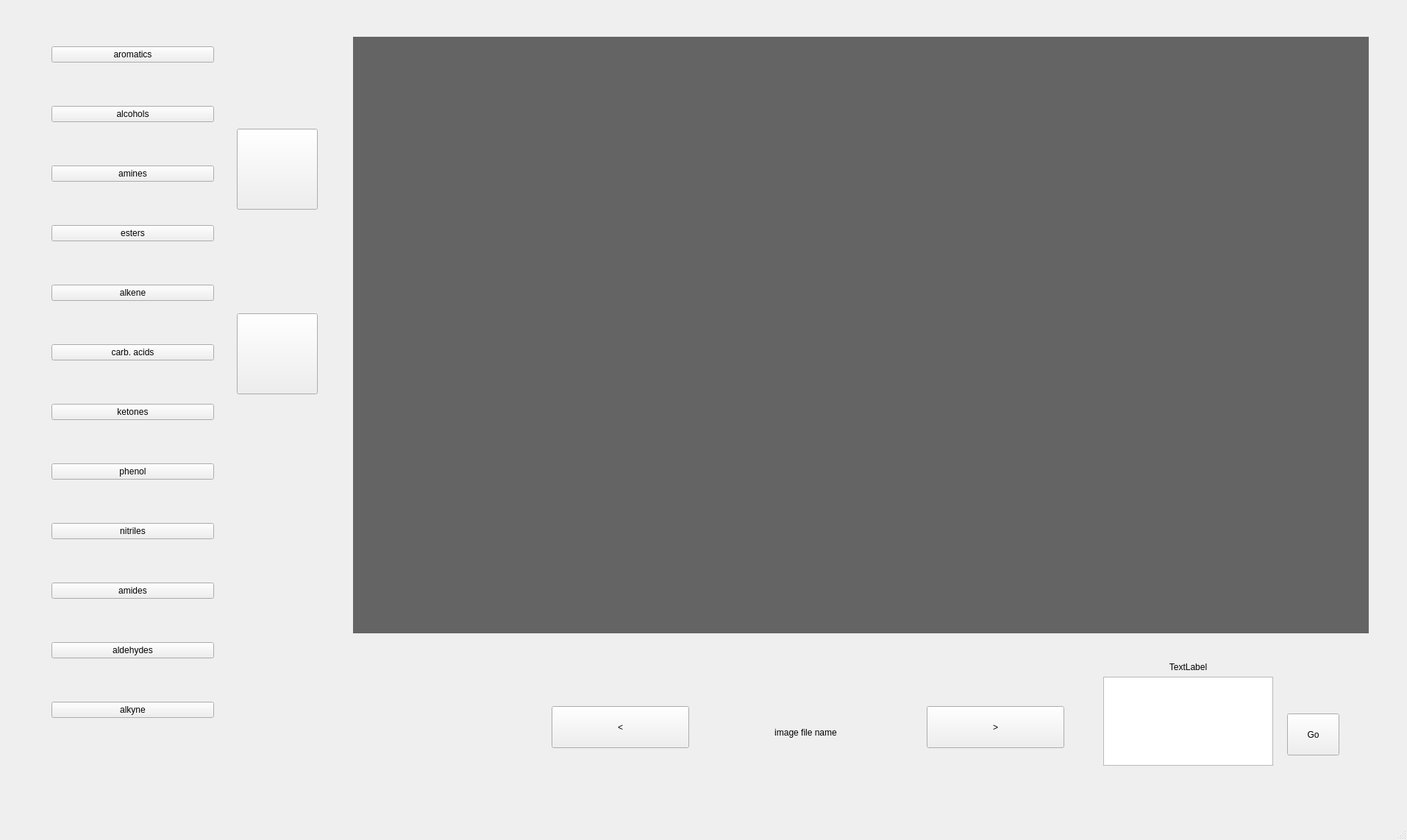
<?xml version="1.0" encoding="UTF-8"?>
<ui version="4.0">
 <class>MainWindow</class>
 <widget class="QMainWindow" name="MainWindow">
  <property name="geometry">
   <rect>
    <x>0</x>
    <y>0</y>
    <width>1913</width>
    <height>1142</height>
   </rect>
  </property>
  <property name="windowTitle">
   <string>MainWindow</string>
  </property>
  <widget class="QWidget" name="centralwidget">
   <widget class="QLabel" name="label">
    <property name="geometry">
     <rect>
      <x>480</x>
      <y>50</y>
      <width>1381</width>
      <height>811</height>
     </rect>
    </property>
    <property name="minimumSize">
     <size>
      <width>1280</width>
      <height>720</height>
     </size>
    </property>
    <property name="maximumSize">
     <size>
      <width>16777215</width>
      <height>16777215</height>
     </size>
    </property>
    <property name="styleSheet">
     <string notr="true">background: rgb(100,100,100);</string>
    </property>
    <property name="text">
     <string/>
    </property>
   </widget>
   <widget class="QWidget" name="widget" native="true">
    <property name="geometry">
     <rect>
      <x>70</x>
      <y>10</y>
      <width>221</width>
      <height>1021</height>
     </rect>
    </property>
    <layout class="QVBoxLayout" name="verticalLayout">
     <item>
      <widget class="QPushButton" name="pushButton">
       <property name="text">
        <string>aromatics</string>
       </property>
      </widget>
     </item>
     <item>
      <widget class="QPushButton" name="pushButton_6">
       <property name="text">
        <string>alcohols</string>
       </property>
      </widget>
     </item>
     <item>
      <widget class="QPushButton" name="pushButton_7">
       <property name="text">
        <string>amines</string>
       </property>
      </widget>
     </item>
     <item>
      <widget class="QPushButton" name="pushButton_8">
       <property name="text">
        <string>esters</string>
       </property>
      </widget>
     </item>
     <item>
      <widget class="QPushButton" name="pushButton_4">
       <property name="text">
        <string>alkene</string>
       </property>
      </widget>
     </item>
     <item>
      <widget class="QPushButton" name="pushButton_9">
       <property name="text">
        <string>carb. acids</string>
       </property>
      </widget>
     </item>
     <item>
      <widget class="QPushButton" name="pushButton_10">
       <property name="text">
        <string>ketones</string>
       </property>
      </widget>
     </item>
     <item>
      <widget class="QPushButton" name="pushButton_12">
       <property name="text">
        <string>phenol</string>
       </property>
      </widget>
     </item>
     <item>
      <widget class="QPushButton" name="pushButton_11">
       <property name="text">
        <string>nitriles</string>
       </property>
      </widget>
     </item>
     <item>
      <widget class="QPushButton" name="pushButton_14">
       <property name="text">
        <string>amides</string>
       </property>
      </widget>
     </item>
     <item>
      <widget class="QPushButton" name="pushButton_13">
       <property name="text">
        <string>aldehydes</string>
       </property>
      </widget>
     </item>
     <item>
      <widget class="QPushButton" name="pushButton_5">
       <property name="text">
        <string>alkyne</string>
       </property>
      </widget>
     </item>
    </layout>
   </widget>
   <widget class="QPushButton" name="pushButton_3">
    <property name="geometry">
     <rect>
      <x>1260</x>
      <y>960</y>
      <width>187</width>
      <height>57</height>
     </rect>
    </property>
    <property name="text">
     <string>&gt;</string>
    </property>
   </widget>
   <widget class="QLabel" name="label_3">
    <property name="geometry">
     <rect>
      <x>990</x>
      <y>950</y>
      <width>211</width>
      <height>91</height>
     </rect>
    </property>
    <property name="text">
     <string>image file name</string>
    </property>
    <property name="alignment">
     <set>Qt::AlignCenter</set>
    </property>
   </widget>
   <widget class="QPushButton" name="pushButton_15">
    <property name="geometry">
     <rect>
      <x>750</x>
      <y>960</y>
      <width>187</width>
      <height>57</height>
     </rect>
    </property>
    <property name="text">
     <string>&lt;</string>
    </property>
   </widget>
   <widget class="QWidget" name="widget_2" native="true">
    <property name="geometry">
     <rect>
      <x>1500</x>
      <y>900</y>
      <width>231</width>
      <height>141</height>
     </rect>
    </property>
    <layout class="QVBoxLayout" name="verticalLayout_2">
     <item>
      <widget class="QLabel" name="label_2">
       <property name="text">
        <string>TextLabel</string>
       </property>
       <property name="alignment">
        <set>Qt::AlignCenter</set>
       </property>
      </widget>
     </item>
     <item>
      <widget class="QPlainTextEdit" name="plainTextEdit"/>
     </item>
    </layout>
   </widget>
   <widget class="QWidget" name="widget_3" native="true">
    <property name="geometry">
     <rect>
      <x>300</x>
      <y>40</y>
      <width>154</width>
      <height>631</height>
     </rect>
    </property>
    <layout class="QVBoxLayout" name="verticalLayout_3">
     <item alignment="Qt::AlignHCenter">
      <widget class="QPushButton" name="pushButton_28">
       <property name="minimumSize">
        <size>
         <width>110</width>
         <height>110</height>
        </size>
       </property>
       <property name="maximumSize">
        <size>
         <width>110</width>
         <height>110</height>
        </size>
       </property>
       <property name="text">
        <string/>
       </property>
       <property name="icon">
        <iconset>
         <normaloff>icons/edit_icon.png</normaloff>icons/edit_icon.png</iconset>
       </property>
       <property name="iconSize">
        <size>
         <width>80</width>
         <height>80</height>
        </size>
       </property>
      </widget>
     </item>
     <item alignment="Qt::AlignHCenter">
      <widget class="QPushButton" name="pushButton_27">
       <property name="minimumSize">
        <size>
         <width>110</width>
         <height>110</height>
        </size>
       </property>
       <property name="maximumSize">
        <size>
         <width>110</width>
         <height>110</height>
        </size>
       </property>
       <property name="text">
        <string/>
       </property>
       <property name="icon">
        <iconset>
         <normaloff>icons/trash_icon[.png</normaloff>icons/trash_icon[.png</iconset>
       </property>
       <property name="iconSize">
        <size>
         <width>80</width>
         <height>80</height>
        </size>
       </property>
      </widget>
     </item>
    </layout>
   </widget>
   <widget class="QPushButton" name="pushButton_2">
    <property name="geometry">
     <rect>
      <x>1750</x>
      <y>970</y>
      <width>71</width>
      <height>57</height>
     </rect>
    </property>
    <property name="text">
     <string>Go</string>
    </property>
   </widget>
  </widget>
  <widget class="QMenuBar" name="menubar">
   <property name="geometry">
    <rect>
     <x>0</x>
     <y>0</y>
     <width>1913</width>
     <height>47</height>
    </rect>
   </property>
  </widget>
  <widget class="QStatusBar" name="statusbar"/>
 </widget>
 <resources/>
 <connections/>
</ui>
